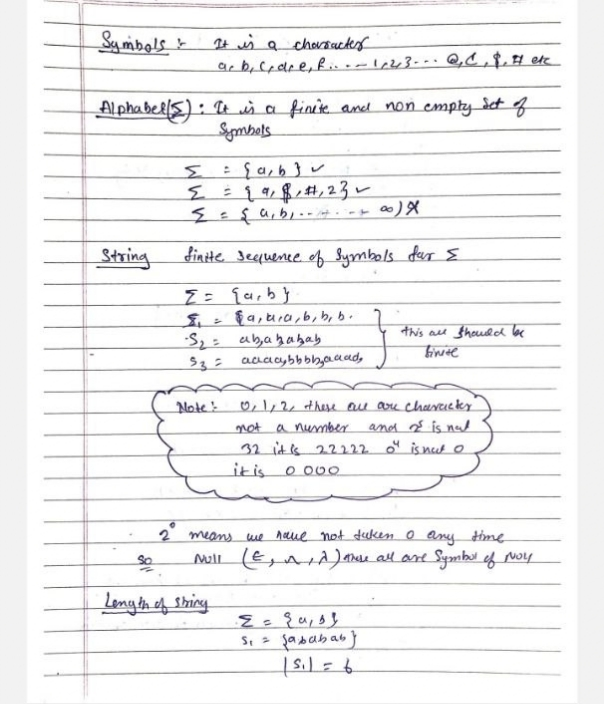
#> input picture WhatsApp Image 2026-10-12 at 7.42.30 PM.jpeg, 604 x 704 px
$ python -i lineclean.py   (imports and definitions only)
#> lines starting #> are read from the running program, lines starting #| are printed output that depends on the picture; after the words box and inside, x2 and y2 are one past the last pixel; in counts of white or black regions, pixels touching at a corner belong together
"""Remove printed ruled lines from scanned notebook pages while keeping handwriting.

Pure numpy + Pillow (no OpenCV needed).

Why this is not just "threshold the grey" - measured on a real 78-page scan:

  paper            ~1.00
  ruled lines      ~0.15-0.50  (dark!  essentially as dark as the pen)
  show-through     ~0.89-0.99  (the reverse page's ruling + JPEG ringing)
  pen ink          ~0.11       (near black)

Two consequences drive the whole design:

  1. The rules are *not* faint here, so darkness cannot separate them from the
     pen - the two differ only in *shape*.  A rule is a long, thin, horizontal
     structure; a pen stroke is neither long, nor thin, nor horizontal.  So the
     rules are found with a long horizontal opening of the ink mask, and ink is
     protected only by its *vertical extent* - a pen stroke has it, a 2-5px rule
     does not.  A darkness guard must NOT be used here: it matches the rules
     (they are dark) and silently protects every one of them.
  2. Scans are *rotated*.  A 0.94 deg skew drifts a rule ~37px across the page,
     so no single pixel row ever contains a whole rule: a tilted dark line covers
     only ~15% of any row, and both a per-row coverage test and a non-deskewed
     horizontal opening fail completely on it.  The page is therefore deskewed
     *before* detection, by shearing the mask only (never the image, so the
     handwriting is never resampled).

The faint 0.89-0.99 material is handled twice, both times by *darkness* rather
than by shape.  The white point is cut below the paper level, which sends that
whole family to plain white as a tone curve - no geometry is touched, so nothing
can be moved or thinned but its faintest edge.  What is left of it is then swept
up by a separate pass where it also forms a long horizontal run, guarded by
darkness, so dark ink of any shape is never touched by that pass.
"""
from __future__ import annotations

import numpy as np
from PIL import Image, ImageFilter

EPS = 1e-6


# --------------------------------------------------------------------------- #
# numeric helpers
# --------------------------------------------------------------------------- #
def lum(a: np.ndarray) -> np.ndarray:
    """Luminance of an HxWx3 float array in [0,1]."""
    return (0.299 * a[..., 0] + 0.587 * a[..., 1] + 0.114 * a[..., 2]).astype(np.float32)


def _shift_or(m: np.ndarray, s: int, axis: int) -> np.ndarray:
    """Binary dilation by `s` along one axis (edge replicated)."""
    out = m.copy()
    if axis == 0:
        if s < m.shape[0]:
            out[s:, :] |= m[:-s, :]
            out[:-s, :] |= m[s:, :]
    else:
        if s < m.shape[1]:
            out[:, s:] |= m[:, :-s]
            out[:, :-s] |= m[:, s:]
    return out


def dilate(m: np.ndarray, radius: int, axis: int) -> np.ndarray:
    """Dilate a bool array by `radius` along `axis` using binary decomposition."""
    if radius <= 0:
        return m
    r, s = int(radius), 1
    while r > 0:
        if r & 1:
            m = _shift_or(m, s, axis)
        r >>= 1
        s <<= 1
    return m


def erode(m: np.ndarray, radius: int, axis: int) -> np.ndarray:
    """Erode a bool array by `radius` along `axis` (dual of dilate)."""
    if radius <= 0:
        return m
    return ~dilate(~m, radius, axis)


def shear_offsets(w: int, slope: float) -> np.ndarray:
    """Per-column vertical shift (px) that straightens a line of slope `slope`."""
    xs = np.arange(w, dtype=np.float64)
    return np.round(slope * (xs - w / 2.0)).astype(np.int64)


def _shear(m: np.ndarray, off: np.ndarray, sign: int) -> np.ndarray:
    h = m.shape[0]
    idx = np.clip(np.arange(h, dtype=np.int64)[:, None] + sign * off[None, :], 0, h - 1)
    return np.take_along_axis(m, idx, axis=0)


def shear(m: np.ndarray, off: np.ndarray) -> np.ndarray:
    """Deskew: column x is sampled `off[x]` rows further down."""
    return _shear(m, off, 1)


def unshear(m: np.ndarray, off: np.ndarray) -> np.ndarray:
    """Inverse of `shear` (exact, so masks round-trip)."""
    return _shear(m, off, -1)


def paper_field(gray: np.ndarray, max_size: int = 9, blur: float = 6.0) -> np.ndarray:
    """Local paper-white estimate, removing shadows and uneven lighting.

    A max filter drops dark ink (paper is the brightest thing locally); the blur
    smooths the blocky result into a smooth illumination field.  Computed at
    reduced resolution and upsampled - the field is smooth by construction, so
    this is a pure speed-up.
    """
    h, w = gray.shape
    f = max(1, int(round(min(h, w) / 700.0)))
    small = Image.fromarray(np.clip(gray * 255.0, 0, 255).astype(np.uint8))
    small = small.resize((max(8, w // f), max(8, h // f)), Image.BOX)
    small = small.filter(ImageFilter.MaxFilter(max_size)).filter(ImageFilter.GaussianBlur(blur))
    return np.asarray(small.resize((w, h), Image.BILINEAR), dtype=np.float32) / 255.0


def _smoothstep(x: np.ndarray, lo: float, hi: float) -> np.ndarray:
    t = np.clip((x - lo) / max(hi - lo, EPS), 0.0, 1.0)
    return (t * t * (3.0 - 2.0 * t)).astype(np.float32)


def _groups(idx: np.ndarray) -> list[tuple[int, int]]:
    """Group sorted integer indices into runs of consecutive values."""
    if len(idx) == 0:
        return []
    out, start, prev = [], int(idx[0]), int(idx[0])
    for v in idx[1:]:
        v = int(v)
        if v != prev + 1:
            out.append((start, prev))
            start = v
        prev = v
    out.append((start, prev))
    return out


# --------------------------------------------------------------------------- #
# configuration
# --------------------------------------------------------------------------- #
class Config:
    # thresholds, all relative to the measured paper luminance
    ink_delta: float = 0.012      # "not paper" = this far below the paper level
    medium_delta: float = 0.22    # darker than this = real ink (pen; rules too!)

    # background whitening - the "make the paper plain white" step.  Everything
    # lighter than (paper - bg_white) is pushed to paper-white, over a ramp
    # `white_span` wide below that cut.  The measured populations leave a wide
    # empty gap: show-through measures 0.89-0.99 and pen ink ~0.11, so a cut at
    # paper - 0.18 takes all of the former and none of the latter, and the
    # 0.55-0.78 ramp band holds almost nothing for it to thin.  Being a tone
    # curve it cannot move a stroke's geometry, only its faintest edge.
    bg_white: float = 0.18

    # ruled-line detection
    line_radius_frac: float = 0.15  # horizontal erosion radius, fraction of width
    line_min_radius: int = 40
    vpad: int = 3                   # vertical dilation that absorbs residual skew
    line_pad_v: int = 3             # extra rows above/below a show-through band
    vdeep_radius: int = 4           # vertical run >= 2r+1 px == a real stroke
    band_pad_h: int = 40            # horizontal over-fill when bridging a band

    # faint (>= paper - medium_delta) long horizontal bands: show-through, blush,
    # JPEG ringing.  Removed in a separate, darkness-guarded pass.
    clear_showthrough: bool = True

    # white point
    paper_pct: float = 92.0         # per-channel paper level percentile
    white_pct: float = 95.0         # percentile that defines "this is paper"
    white_span: float = 0.22        # luminance band over which paper fades out

    # skew search
    skew_downsample: int = 4
    skew_range: float = 0.05        # +/- slope searched
    skew_step: float = 0.004        # coarse step, refined by 8x after

    # vertical margin lines: preserved by construction, unless switched off
    preserve_vlines: bool = True
    vline_radius: int = 60


# --------------------------------------------------------------------------- #
# skew estimation
# --------------------------------------------------------------------------- #
def estimate_skew(faint: np.ndarray, cfg: Config) -> float:
    """Slope (vertical drift per pixel of width) that best straightens the rules.

    Scored by how concentrated the row profile becomes: a horizontal rule piles
    all of its ink into one row, a tilted one smears it over ~26.  Run on faint
    non-pen pixels only, so the (much darker, much larger) handwriting cannot
    swamp the signal.
    """
    h, w = faint.shape
    d = max(1, cfg.skew_downsample)
    H, W = h // d, w // d
    if H < 8 or W < 8:
        return 0.0
    small = faint[:H * d, :W * d].reshape(H, d, W, d).mean(axis=(1, 3)).astype(np.float32)
    x_full = np.arange(W, dtype=np.float64) * d + (d - 1) / 2.0

    def score(slope: float) -> float:
        off = np.round(slope * (x_full - w / 2.0) / d).astype(np.int64)
        idx = np.clip(np.arange(H, dtype=np.int64)[:, None] + off[None, :], 0, H - 1)
        rows = np.take_along_axis(small, idx, axis=0).sum(axis=1)
        return float(((rows - rows.mean()) ** 2).mean())

    coarse = np.arange(-cfg.skew_range, cfg.skew_range + 1e-9, cfg.skew_step)
    best = float(max(coarse, key=score))
    fine = np.arange(best - cfg.skew_step, best + cfg.skew_step + 1e-9, cfg.skew_step / 8)
    return float(max(fine, key=score))


# --------------------------------------------------------------------------- #
# main routine
# --------------------------------------------------------------------------- #
def clean_page(rgb: np.ndarray, cfg: Config | None = None, stats: dict | None = None) -> np.ndarray:
    """Clean one page. `rgb` is HxWx3 uint8; returns HxWx3 uint8."""
    cfg = cfg or Config()
    a = np.asarray(rgb, dtype=np.float32) / 255.0
    if a.ndim == 2:
        a = np.repeat(a[..., None], 3, axis=2)
    if a.shape[2] == 4:
        a = a[..., :3]
    h, w = a.shape[:2]

    # ---- 1. illumination flattening: kills shadows and uneven lighting ----- #
    field = paper_field(lum(a))
    field = np.clip(field / max(float(np.median(field)), EPS), 0.45, 1.30)
    a = np.clip(a / field[..., None], 0.0, 1.0)

    # ---- 2. per-channel white balance + measured white point -------------- #
    for c in range(3):
        lvl = float(np.percentile(a[::4, ::4, c], cfg.paper_pct))
        a[..., c] = np.clip(a[..., c] / max(lvl, EPS), 0.0, 1.0)

    g = lum(a)
    paper = float(np.percentile(g[::4, ::4], cfg.white_pct))
    # The white point sits *below* the paper level, not at it.  A cut at
    # paper - bg_white is what turns show-through and the reverse page's writing
    # into plain white; at paper + 0.02 nothing below paper was ever fully
    # whitened, so faint material came back only about half faded and stayed
    # visible in print - which is exactly what "back page text" was.
    hi = min(0.985, paper - cfg.bg_white)
    lo = max(0.25, hi - cfg.white_span)
    k = _smoothstep(g, lo, hi)[..., None]
    a = a * (1.0 - k) + k

    # ---- 3. masks --------------------------------------------------------- #
    g = lum(a)
    faint = g < (paper - cfg.ink_delta)          # everything that is not paper
    medium = g < (paper - cfg.medium_delta)      # solid ink - and the dark rules too
    # A stroke is measured on the *solid* mask, never on `faint`: `faint` carries
    # a grey halo several px wide around every dark line, so a 3px rule measures
    # 8-12px tall there and guards itself from removal.  On `medium` a rule is
    # its true thin self and a pen stroke is its true tall self.
    #
    # The radius is deliberately just above the rules' measured footprint: on
    # this scan the rules are 2-5px by the >50%-coverage measure, so their dark
    # core runs 6-8px.  A guard of 7px therefore protects the thicker parts of
    # every rule and leaves them behind as dashes; 9px clears them while still
    # shielding any real stroke, which is far taller wherever it crosses a rule.
    vdeep = erode(medium, cfg.vdeep_radius, 0)   # strokes >= 9px tall (a rule is not)

    # ---- 4. deskew, then find long horizontal runs ------------------------- #
    # The rules are as dark as the pen, so no darkness test can tell them apart -
    # only shape can.  A long horizontal opening keeps whatever is at least
    # 2*radius wide, which a rule satisfies and a pen stroke does not.  Pixels
    # outside any such run are never touched, so ink survives wherever it is not
    # sitting on a rule - and there it is protected by its vertical extent alone
    # (a stroke has it, a 2-5px rule does not).
    #
    # Skew is measured on the faint non-ink material (the reverse page's ruling,
    # which is skewed by exactly the same amount); if a page has none, fall back
    # to thin dark structures - the rules themselves - and still exclude blobs.
    skew_mask = faint & ~medium
    if float(skew_mask.mean()) < 0.002:
        skew_mask = medium & ~erode(medium, cfg.vdeep_radius, 0)
    slope = estimate_skew(skew_mask, cfg)
    off = shear_offsets(w, slope)
    radius = max(cfg.line_min_radius, int(round(cfg.line_radius_frac * w)))

    # the vertical dilation merges the rule into a solid band first, so the long
    # horizontal erosion tolerates the residual tilt left by the shear quantisation.
    # erode+dilate is an opening: it keeps structures at least 2*radius wide at
    # their full extent, and the erosion alone would leave a 339px stub of every
    # rule at each margin.
    thick = dilate(shear(faint, off), cfg.vpad, 0)
    remove = dilate(erode(thick, radius, 1), radius, 1)
    remove = unshear(remove, off) & ~vdeep

    # ---- 5. faint show-through, blush and ringing -------------------------- #
    # A separate pass, because this material can only be recognised by darkness:
    # it is what is left of the ink mask once real ink is excluded.
    bands = 0
    if cfg.clear_showthrough:
        band = erode(dilate(shear(faint & ~medium, off), cfg.vpad, 0), radius, 1)
        band = dilate(dilate(band, radius, 1), cfg.line_pad_v, 0)
        # bridge faded stretches, in the deskewed frame where the band really is
        # a straight horizontal run
        fill = band.copy()
        groups = _groups(np.where(band.any(axis=1))[0])
        bands = len(groups)
        for r0, r1 in groups:
            cols = np.where(band[r0:r1 + 1].any(axis=0))[0]
            if not len(cols):
                continue
            c0 = max(0, int(cols[0]) - cfg.band_pad_h)
            c1 = min(w, int(cols[-1]) + 1 + cfg.band_pad_h)
            fill[r0:r1 + 1, c0:c1] = True
        remove |= unshear(fill, off) & ~medium

    # ---- 6. the vertical margin lines (instruction 5) ---------------------- #
    # Preserved by construction: a vertical line has no long horizontal run, so
    # it is in neither pass 4 nor pass 5, and `vdeep` shields it at every
    # crossing.  Removing it is opt-in, so it needs the geometry guard run the
    # other way, and never the darkness guard - the line is dark too.
    if not cfg.preserve_vlines:
        vr = max(8, cfg.vline_radius)
        vband = dilate(erode(dilate(faint, cfg.vpad, 1), vr, 0), vr, 0)
        vband = dilate(vband, cfg.line_pad_v, 1)
        hdeep = erode(medium, cfg.vdeep_radius, 1)
        remove |= vband & ~hdeep

    a[remove] = 1.0

    if stats is not None:
        is_dark = g < (paper - cfg.medium_delta)
        stats.update(
            paper_level=round(paper, 4),
            ink_thresh=round(paper - cfg.ink_delta, 4),
            white_lo=round(lo, 4),
            white_hi=round(hi, 4),
            ink_frac=round(float(faint.mean()) * 100, 3),
            skew_deg=round(float(np.degrees(np.arctan(slope))), 3),
            bands=bands,
            cleared_dark_px=int((remove & is_dark).sum()),
            cleared_faint_px=int((remove & ~is_dark).sum()),
            cleared_px=int(remove.sum()),
            cleared_pct=round(float(remove.mean()) * 100, 4),
        )

    return (np.clip(a, 0.0, 1.0) * 255.0).round().astype(np.uint8)

>>> import cv2
>>> picture = cv2.imread('../WhatsApp Image 2026-10-12 at 7.42.30 PM.jpeg', cv2.IMREAD_GRAYSCALE)
>>> result = clean_page(picture)
#> in paper_field, `h, w = gray.shape`: h = 704; w = 604
#> in paper_field, `f = max(1, int(round(min(h, w) / 700.0)))`: f = 1
#> in paper_field, `small = small.filter(ImageFilter.MaxFilter(max_size)).filter(ImageFilt..`:
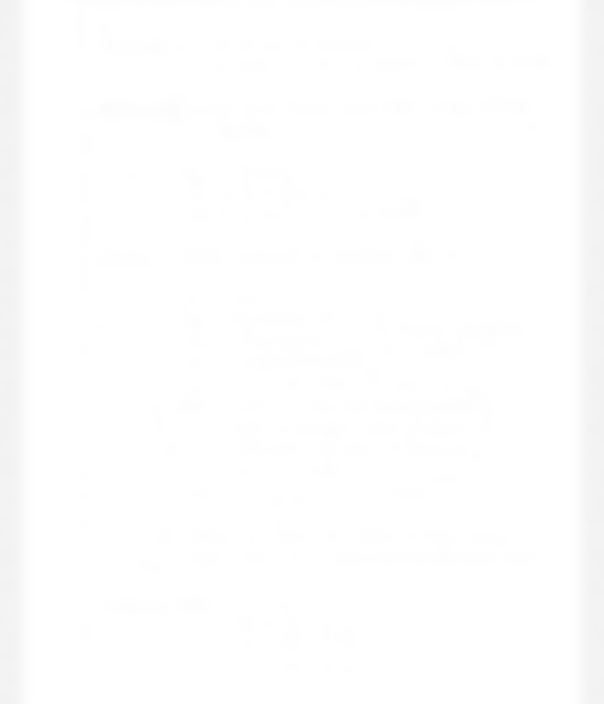
#> small: PIL image 604x704 L; min 242, max 255, mean 253.9
#> in clean_page, `hi = min(0.985, paper - cfg.bg_white)`: hi = 0.82
#> in clean_page, `lo = max(0.25, hi - cfg.white_span)`: lo = 0.6
#> in clean_page, `faint = g < (paper - cfg.ink_delta)`:
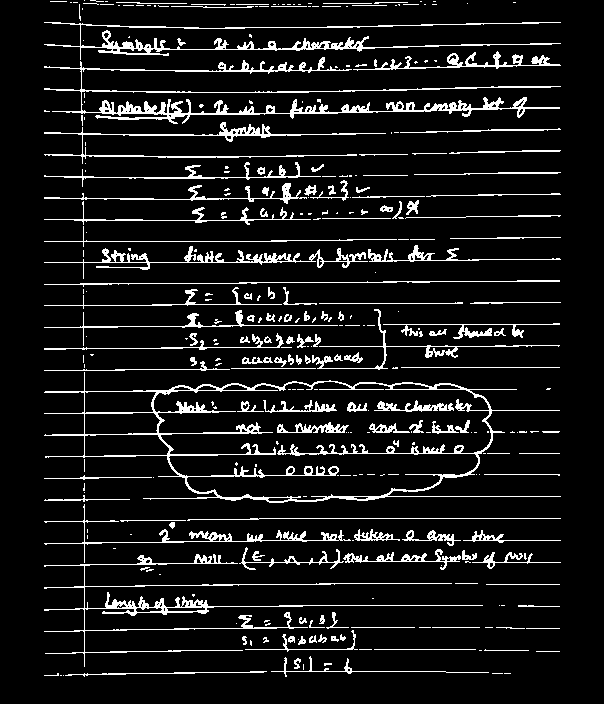
#> faint: shape (704, 604) bool; 9.3% white in thin lines or dots, all inside (x1, y1, x2, y2) = (44, 0, 561, 677)
#> after the loop in dilate, `while r > 0:`: r = 0; s = 8
#> in estimate_skew, `small = faint[:H * d, :W * d].reshape(H, d, W, d).mean(axis=(1, 3)).as..`:
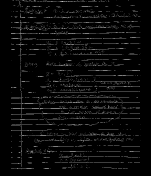
#> small: shape (176, 151) float32; min 0, max 0.75, mean 0.0407
#> in score, `rows = np.take_along_axis(small, idx, axis=0).sum(axis=1)`: rows = 176 values, max 13.88 at index 101, min 0 at index 172, mean 6.11
#> in score (call 26), `off = np.round(slope * (x_full - w / 2.0) / d).astype(np.int64)`: off = 151 values from -4 to 4
#> in score (call 26), `idx = np.clip(np.arange(H, dtype=np.int64)[:, None] + off[None, :], 0,..`:
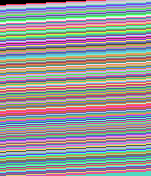
#> idx: shape (176, 151) int64; 176 distinct labels, from 0 to 175; one colour per label, 0 black
#> in score (call 26), `rows = np.take_along_axis(small, idx, axis=0).sum(axis=1)`: rows = 176 values, max 14.06 at index 133, min 0 at index 173, mean 6.19
#> in estimate_skew, `best = float(max(coarse, key=score))`: best = -0.006
#> in score (call 30), `off = np.round(slope * (x_full - w / 2.0) / d).astype(np.int64)`: off = 151 values, max 1 at index 0, min -1 at index 134, mean 0
#> in score (call 30), `idx = np.clip(np.arange(H, dtype=np.int64)[:, None] + off[None, :], 0,..`:
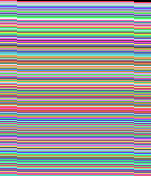
#> idx: shape (176, 151) int64; 176 distinct labels, from 0 to 175; one colour per label, 0 black
#> in score (call 30), `rows = np.take_along_axis(small, idx, axis=0).sum(axis=1)`: rows = 176 values, max 31.56 at index 108, min 0 at index 19, mean 6.14
#> in score (call 31), `off = np.round(slope * (x_full - w / 2.0) / d).astype(np.int64)`: off = 151 values, max 1 at index 0, min -1 at index 138, mean 0
#> in score (call 31), `idx = np.clip(np.arange(H, dtype=np.int64)[:, None] + off[None, :], 0,..`:
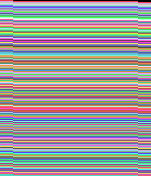
#> idx: shape (176, 151) int64; 176 distinct labels, from 0 to 175; one colour per label, 0 black
#> in score (call 31), `rows = np.take_along_axis(small, idx, axis=0).sum(axis=1)`: rows = 176 values, max 33.31 at index 108, min 0 at index 19, mean 6.14
#> in score (call 32), `off = np.round(slope * (x_full - w / 2.0) / d).astype(np.int64)`: off = 151 values, max 1 at index 0, min -1 at index 142, mean 0
#> in score (call 32), `idx = np.clip(np.arange(H, dtype=np.int64)[:, None] + off[None, :], 0,..`:
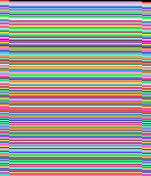
#> idx: shape (176, 151) int64; 176 distinct labels, from 0 to 175; one colour per label, 0 black
#> in score (call 32), `rows = np.take_along_axis(small, idx, axis=0).sum(axis=1)`: rows = 176 values, max 33.81 at index 108, min 0 at index 19, mean 6.14
#> in clean_page, `slope = estimate_skew(skew_mask, cfg)`: slope = -0.0075
#> in clean_page, `off = shear_offsets(w, slope)`: off = 604 values, max 2 at index 0, min -2 at index 503, mean 0.00331
#> the loop in dilate (call 2), `while r > 0:` made 2 passes
#> (r, s) on passes 1 to 2: (1, 2), (0, 4)
#> in _groups, `out, start, prev = [], int(idx[0]), int(idx[0])`: out = []; start = 449
#> the loop in _groups, `for v in idx[1:]:` made 7 passes
#> in clean_page, `groups = _groups(np.where(band.any(axis=1))[0])`: groups = [(449, 456)]
#> in clean_page, `bands = len(groups)`: bands = 1
#> the loop in clean_page, `for r0, r1 in groups:` made 1 pass
#> (r0, r1, c0, c1) on pass 1: (449, 456, 52, 316)
